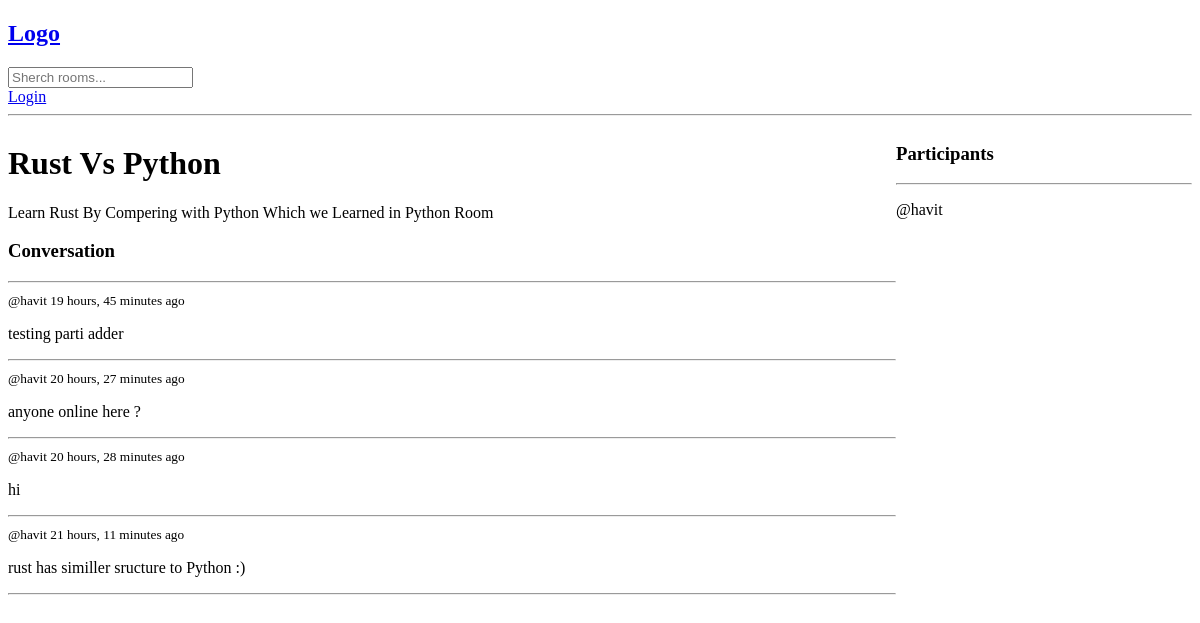
The app's page /rooms/2/, older data.
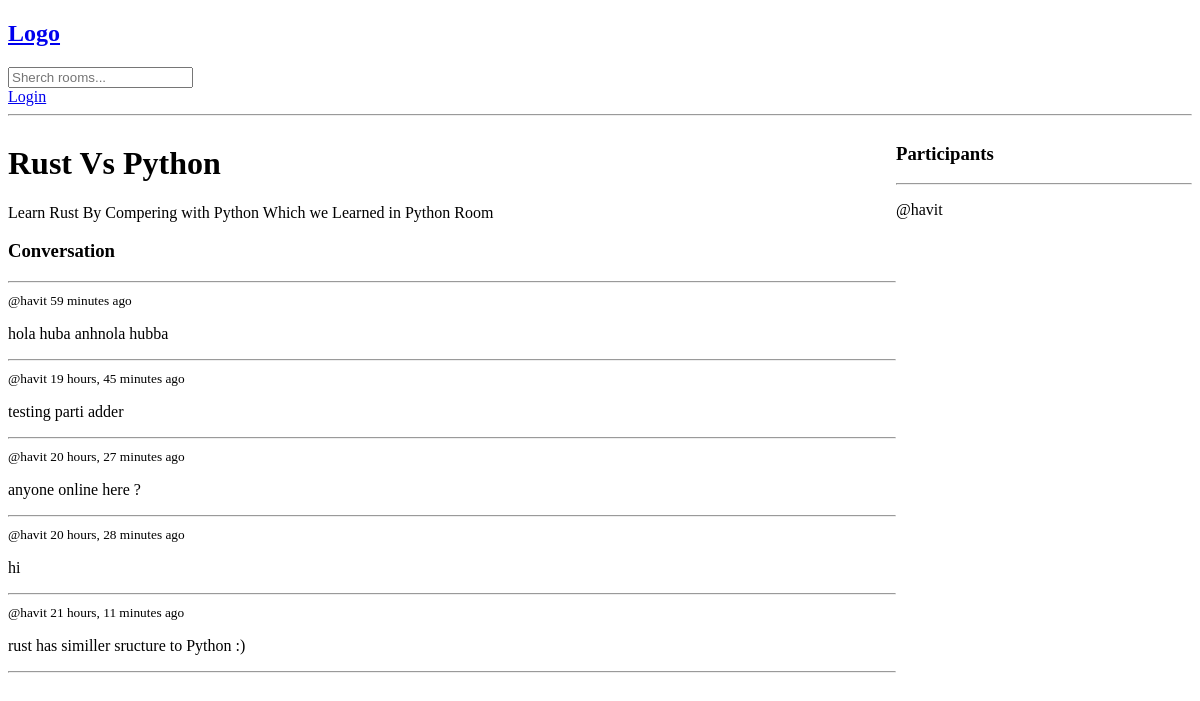
The same page, newer data.
### base/models.py (models this page shows, shortened)
class Massage(models.Model):
    user = models.ForeignKey(User, on_delete=models.CASCADE)
    room = models.ForeignKey(Rooms, on_delete=models.CASCADE)
    body = models.TextField()
    updated = models.DateTimeField(auto_now=True)
    created = models.DateTimeField(auto_now_add=True)
    class Meta:
        ordering = ['-updated', '-created']

### base/views.py (the view, shortened to what this page needs)
# urls.py: path('rooms/<str:pk>/', views.room, name='room'),
def room(request, pk):
    room = Rooms.objects.get(id=pk)
    roomChat = room.massage_set.all()
    participants = room.participants.all()
    return render(request, 'room.html', {'room':room, 'roomChat':roomChat, 'participants':participants})

### templates/room.html (shortened to what this page needs)
{% extends 'main.html' %}
{% block content %}
<div class="room-container">
<div>
<h1>{{room.name}}</h1>
<p> {{room.description}}</p>
<div class="comment-wrapper">
    <h3>Conversation</h3>
    <hr>
    {% for Chat in roomChat %}
    <div>
        <small>@{{Chat.user}} {{Chat.created|timesince}} ago</small>
        <p> {{Chat.body}}</p>
        <hr>
    </div>
    {% endfor %}
</div>
</div>
<div>
    <h3>Participants</h3>
    <hr>
    {% for user in participants %}
        <div>
            <p>@{{user.username}}</p>
        </div>
    {% endfor %}
</div>
</div>
{% endblock content %}

Row changes from the older to the newer data that the page shows:
added Massage: user "havit", created "59 minutes", body "hola huba anhnola hubba"
